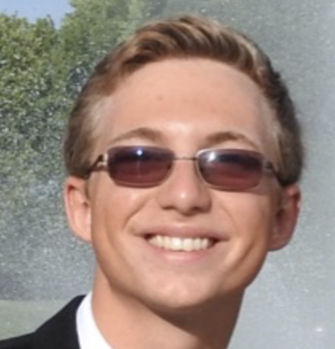
#> input picture image2.png, 335 x 349 px
$ python cartoon.py
#> lines starting #> are read from the running program, lines starting #| are printed output that depends on the picture; after the words box and inside, x2 and y2 are one past the last pixel; in counts of white or black regions, pixels touching at a corner belong together
import cv2
import numpy as np

img = cv2.imread("image2.png")
#> img is the input picture: shape (349, 335, 3); mean B, G, R 125.7, 135.8, 154

gray = cv2.cvtColor(img, cv2.COLOR_BGR2GRAY)
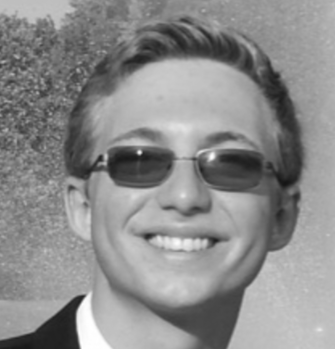
#> gray: shape (349, 335); min 21, max 255, mean 140.1
gray = cv2.medianBlur(gray, 5)

edges = cv2.adaptiveThreshold(gray, 255,
                             cv2.ADAPTIVE_THRESH_MEAN_C,
                             cv2.THRESH_BINARY, 9, 9)
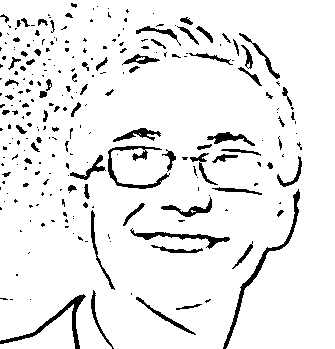
#> edges: shape (349, 335); 92.3% white; 252 black regions (173 under 20 px), largest, box (x1, y1, x2, y2) and area: (223, 189, 300, 349) 734, (0, 294, 86, 349) 607, (108, 146, 170, 189) 546

color = cv2.bilateralFilter(img, 9, 250, 250)
cartoon = cv2.bitwise_and(color, color, mask=edges)
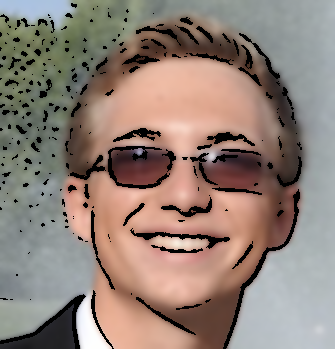
#> cartoon: shape (349, 335, 3); mean B, G, R 119.4, 128.7, 145

cv2.imshow("cartoon", cartoon)
cv2.waitKey(0)
cv2.destroyAllWindows()
